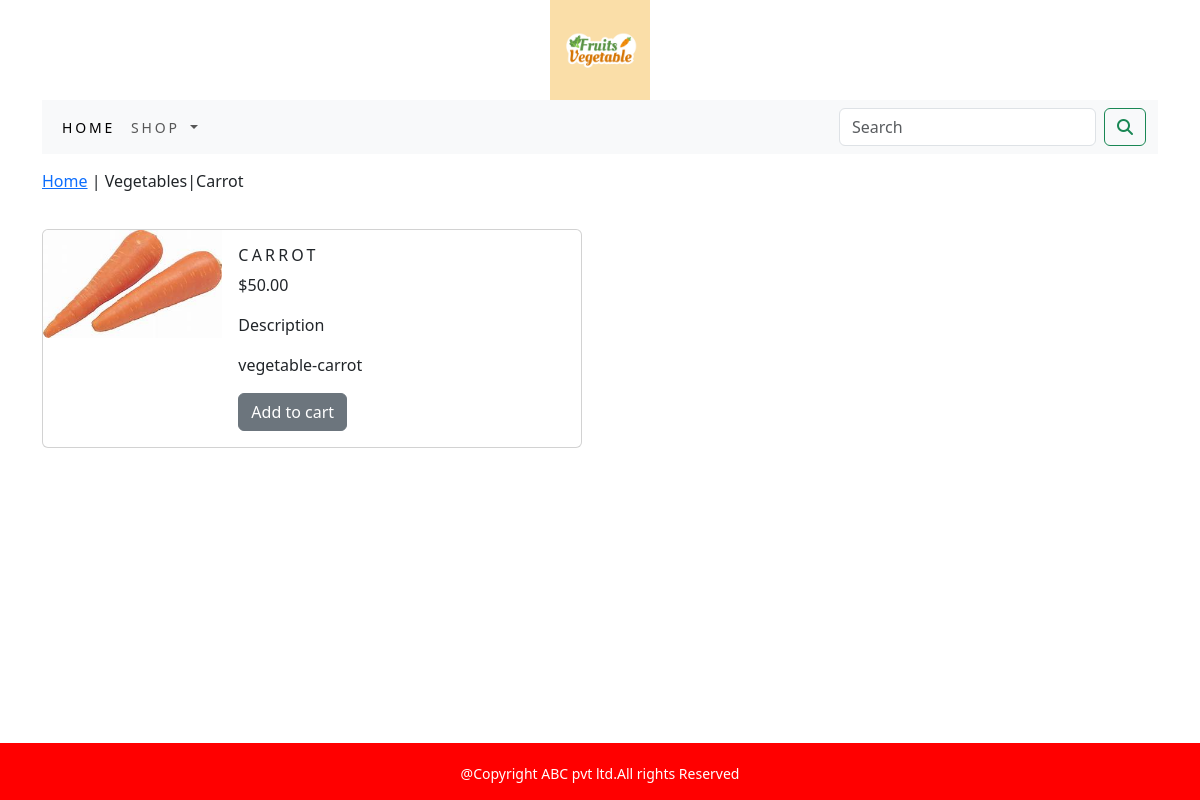
/ecommerce/vegetables/carrot/, run on the app's committed database.
### ecommerce_app/models.py (models this page shows, shortened)
class Product(models.Model):
    objects = None
    name=models.CharField(max_length=250,unique=True)
    slug=models.SlugField(max_length=250,unique=True)
    description=models.TextField(blank=True)
    price=models.DecimalField(max_digits=10,decimal_places=2)
    category=models.ForeignKey(Category,on_delete=models.CASCADE)
    image=models.ImageField(upload_to='product',blank=True)
    stock=models.IntegerField()
    available=models.BooleanField(default=True)
    created=models.DateTimeField(auto_now_add=True)
    updated=models.DateTimeField(auto_now=True)
    class Meta:
        ordering=('name',)
        verbose_name='product'
        verbose_name_plural='products'

class Category(models.Model):
    objects = None
    name=models.CharField(max_length=250,unique=True)
    slug=models.SlugField(max_length=250,unique=True)
    description=models.TextField(blank=True)
    image=models.ImageField(upload_to='category')
    class Meta:
        ordering=('name',)
        verbose_name='category'
        verbose_name_plural='categories'
    def get_url(self):
        return reverse('ecommerce_app:products_by_category',args=[self.slug])
    def __str__(self):
        return '{}'.format(self.name)

### ecommerce_app/views.py (the view)
# urls.py: path('<slug:c_slug>/<slug:product_slug>/',views.proDetail,name='prodCatdetail'),
def proDetail(request,c_slug,product_slug):
    try:
        product=Product.objects.get(category__slug=c_slug,slug=product_slug)
    except Exception as e:
        raise e
    return render(request,'product.html',{'product':product})

### cart/context_processors.py (called while the page is built)
def counter(request):
    item_count=0
    if 'admin' in request.path:
        return {}
    else:
        try:
            cart=Cart.objects.filter(cart_id=_cart_id(request))
            car_items=CartItem.objects.all().filter(cart=cart[:1])
            for cart_items in car_items:
                item_count += cart_items.quantity
        except Cart.DoesNotExist:
            item_count=0
        return dict(item_count=item_count)

### cart/views.py (called while the page is built)
def _cart_id(request):
    cart=request.session.session_key
    if not cart:
        cart=request.session.create()
    return cart

### ecommerce_app/context_processors.py (called while the page is built)
def menu_links(request):
    links=Category.objects.all()
    return dict(links=links)

### templates/product.html (shortened to what this page needs)
{% extends 'base.html' %}
{% load static %}
{% block content %}
<div class="row my_prod_row_class">
    <div class="mx-auto">
        <p><a href="{% url 'ecommerce_app:allProdCat' %}">Home</a> |
      <a href="{{product.category.get_url}}"></a>{{product.category}}|{{product.name}}</p>
    </div>
</div>
<div class="card mb-3" style="max-width:540px;max-height:1500;">
  <div class="row g-0">
    <div class="col-md-4">
      <img src="{{product.image.url}}"   class="img-fluid rounded-start" alt="{{product.name}}">
    </div>
    <div class="col-md-8">
      <div class="card-body">
        <h5 class="card-title " style="font-size:16px;text-transform:uppercase; letter-spacing:.2em;">{{product.name}}</h5>
          <p>${{product.price}}</p>
            <p class="my_title">Description</p>
            <p class="text-justify my_prod_text">{{product.description}}</p>
            {% if product.stock <= 0 %}
            <p class="text-justify my_prod_text"><b>Out of stock</b></p>
            {% else %}
            <a href="{% url 'cart:add_cart' product.id %}" class="btn btn-secondary">Add to cart</a>
            {% endif %}
      </div>
    </div>
  </div>
</div>
{% endblock %}

### static/css/custom.css (style rules this page uses)
.my_prod_row_class { padding-top:15px; padding-bottom:20px; }
.my_prod_text { padding-right:20px; }

### data on the page
Product: category "Vegetables", name "Carrot", image (picture), name "CARROT", price "50.00", description "vegetable-carrot"
